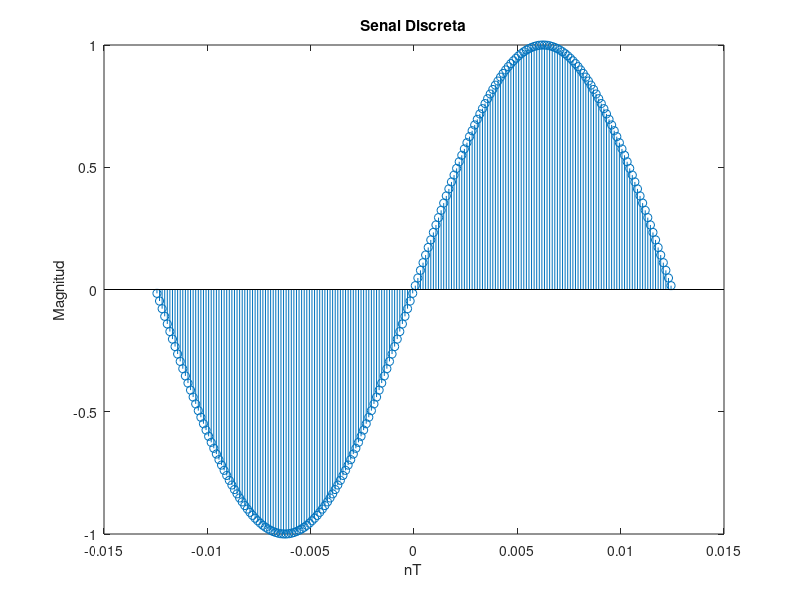

Here is the MATLAB script that generated this plot:
clear all;
m=200;                 %cantidad de muestras
F=40;             %freq de la senal en Hz
Tsample=0.005/F;        %periodo de muestreo en seg
n=-(m-1)/2:(m-1)/2;    %instantes de muestreo
nT=n*Tsample;
y=sin(2*pi*F*nT);
stem(nT,y);
title('Senal Discreta');
xlabel('nT');
ylabel('Magnitud');

%T=1/Fm
%F/Fm<=0.5  --> FT<=0.5 

%Si se cumple el teorema de Nyquist y entre mas pequena sea Fm la funcion
%plot si sirve para graficar la senal sin embargo esta senal la grafica
%como una senal analoga. 